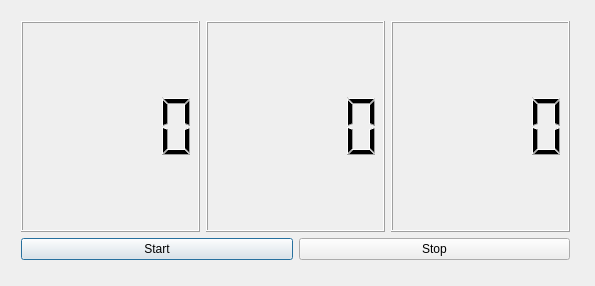
<?xml version="1.0" encoding="UTF-8"?>
<ui version="4.0">
 <class>Dialog</class>
 <widget class="QDialog" name="Dialog">
  <property name="geometry">
   <rect>
    <x>0</x>
    <y>0</y>
    <width>595</width>
    <height>286</height>
   </rect>
  </property>
  <property name="windowTitle">
   <string>Dialog</string>
  </property>
  <widget class="QWidget" name="">
   <property name="geometry">
    <rect>
     <x>10</x>
     <y>10</y>
     <width>571</width>
     <height>261</height>
    </rect>
   </property>
   <layout class="QVBoxLayout" name="verticalLayout">
    <item>
     <layout class="QHBoxLayout" name="horizontalLayout">
      <item>
       <widget class="QLCDNumber" name="hours"/>
      </item>
      <item>
       <widget class="QLCDNumber" name="mins"/>
      </item>
      <item>
       <widget class="QLCDNumber" name="secs"/>
      </item>
     </layout>
    </item>
    <item>
     <layout class="QHBoxLayout" name="horizontalLayout_2">
      <item>
       <widget class="QPushButton" name="start">
        <property name="text">
         <string>Start</string>
        </property>
       </widget>
      </item>
      <item>
       <widget class="QPushButton" name="stop">
        <property name="text">
         <string>Stop</string>
        </property>
       </widget>
      </item>
     </layout>
    </item>
   </layout>
  </widget>
 </widget>
 <layoutdefault spacing="6" margin="11"/>
 <resources/>
 <connections/>
</ui>
